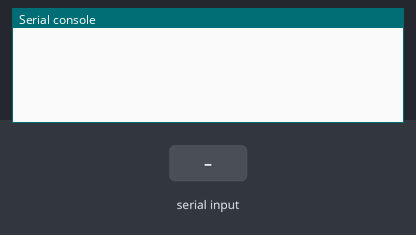
A program run on a simulated CircuitPython board. Shown: the last lines printed to the serial console. The test bench sets the inputs (shaded band).

Above: at 1.2 s.
1.3 s: "1" typed at the serial console, then Enter
At 3.2 s:
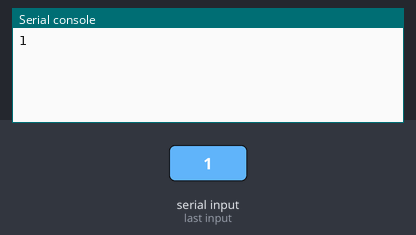
3.5 s: "1\n" received over the second serial link
At 4.9 s:
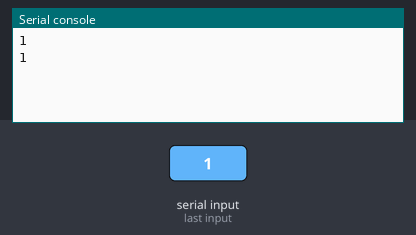
5.0 s: "0" typed at the serial console, then Enter
At 6.2 s:
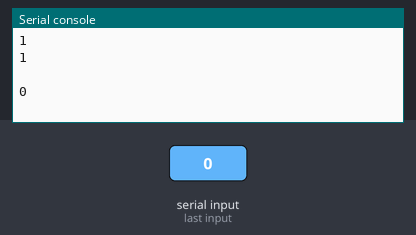
6.5 s: "2\n" received over the second serial link
At 8.7 s:
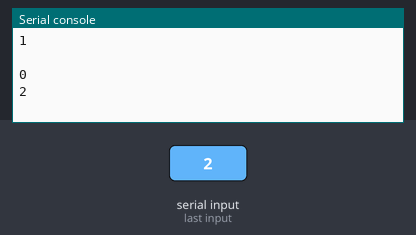
Timing chart, 0 to 9.0 s (numbered marks = the images above; inputs shaded):
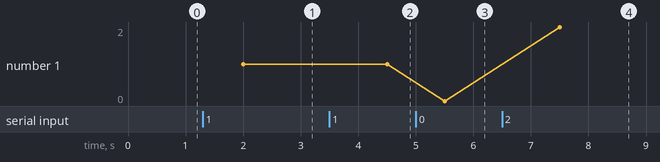

The program:

code.py
```python
import board
import busio
import digitalio
import time
import supervisor
#Set UART Pin
uart = busio.UART(board.D0, board.D1, baudrate=9600)
get_input = True
message_started = False
message_print = []
allstring = ""
printshow = False
while True:
    if supervisor.runtime.serial_bytes_available:
        allstring=""
        userinput = input().strip() #input command
        b = bytes(userinput, 'utf-8')
        uart.write(b)
        continue
    byte_read = uart.readline()# read one line
    if byte_read != None:
        allstring += byte_read.decode()
        printshow = True
    else:
        if printshow == True:
            if allstring != "":
                print(allstring)
            allstring=""
            printshow ==False
```

Measured:
- after the input at 1.3 s, the serial console: prints a new line after 0.70 s (image 1)
- after the input at 3.5 s, the serial console: prints a new line after 1.0 s (image 2)
- after the input at 5.0 s, the serial console: prints a new line after 0.50 s (image 3)
- after the input at 6.5 s, the serial console: prints a new line after 1.0 s (image 4)
- plotted number 1: 1 → 0 after the input at 5.0 s, 0 → 2 after the input at 6.5 s
